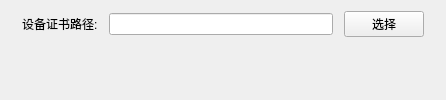
          <widget class="QWidget" name="page_3">
           <layout class="QGridLayout" name="gridLayout_4">
            <item row="0" column="0">
             <layout class="QHBoxLayout" name="horizontalLayout_3" stretch="2,10,2,40,2,5,2">
              <property name="spacing">
               <number>0</number>
              </property>
              <property name="rightMargin">
               <number>0</number>
              </property>
              <item>
               <spacer name="HorizontalSpacer_38">
                <property name="orientation">
                 <enum>Qt::Horizontal</enum>
                </property>
                <property name="sizeHint" stdset="0">
                 <size>
                  <width>40</width>
                  <height>20</height>
                 </size>
                </property>
               </spacer>
              </item>
              <item>
               <widget class="QLabel" name="Label_13">
                <property name="text">
                 <string>设备证书路径:</string>
                </property>
               </widget>
              </item>
              <item>
               <spacer name="HorizontalSpacer_39">
                <property name="orientation">
                 <enum>Qt::Horizontal</enum>
                </property>
                <property name="sizeHint" stdset="0">
                 <size>
                  <width>40</width>
                  <height>20</height>
                 </size>
                </property>
               </spacer>
              </item>
              <item>
               <widget class="QLineEdit" name="LineEdit_9">
                <property name="maxLength">
                 <number>256</number>
                </property>
               </widget>
              </item>
              <item>
               <spacer name="HorizontalSpacer_40">
                <property name="orientation">
                 <enum>Qt::Horizontal</enum>
                </property>
                <property name="sizeHint" stdset="0">
                 <size>
                  <width>40</width>
                  <height>20</height>
                 </size>
                </property>
               </spacer>
              </item>
              <item>
               <widget class="QPushButton" name="PushButton_1">
                <property name="text">
                 <string>选择</string>
                </property>
               </widget>
              </item>
              <item>
               <spacer name="HorizontalSpacer_41">
                <property name="orientation">
                 <enum>Qt::Horizontal</enum>
                </property>
                <property name="sizeHint" stdset="0">
                 <size>
                  <width>40</width>
                  <height>20</height>
                 </size>
                </property>
               </spacer>
              </item>
             </layout>
            </item>
            <item row="1" column="0">
             <spacer name="verticalSpacer_12">
              <property name="orientation">
               <enum>Qt::Vertical</enum>
              </property>
              <property name="sizeHint" stdset="0">
               <size>
                <width>20</width>
                <height>40</height>
               </size>
              </property>
             </spacer>
            </item>
           </layout>
          </widget>
